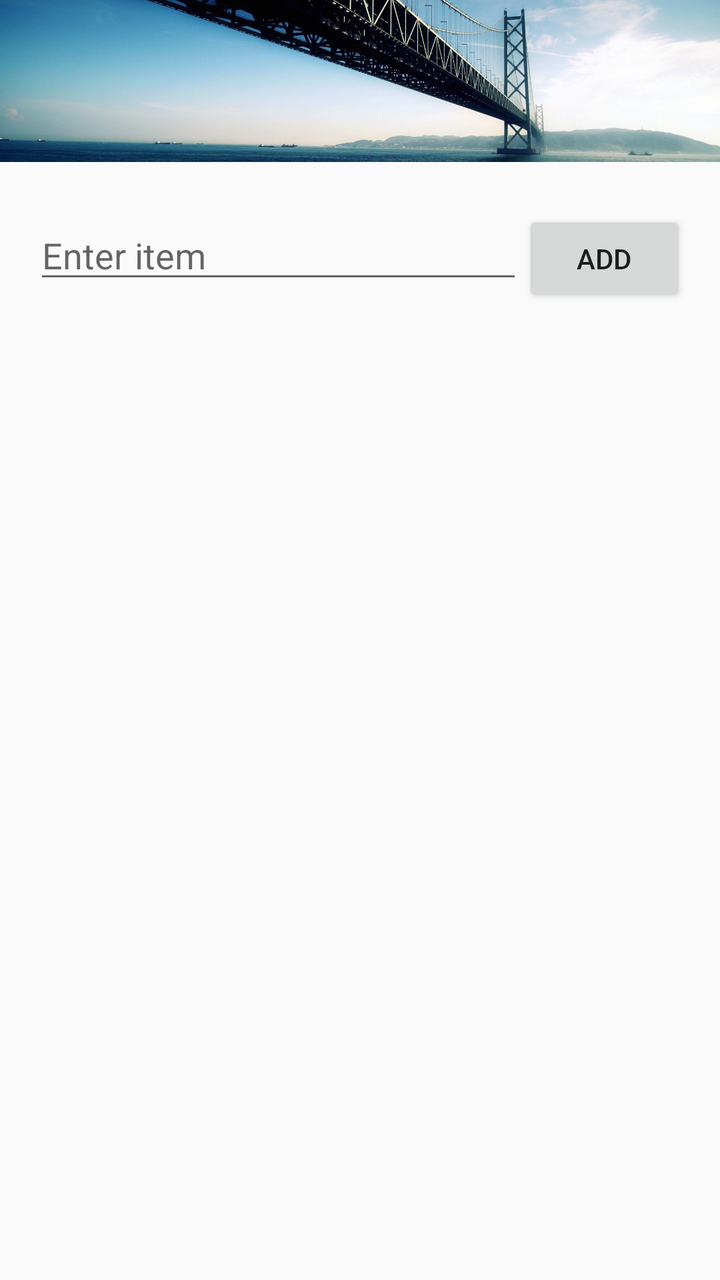
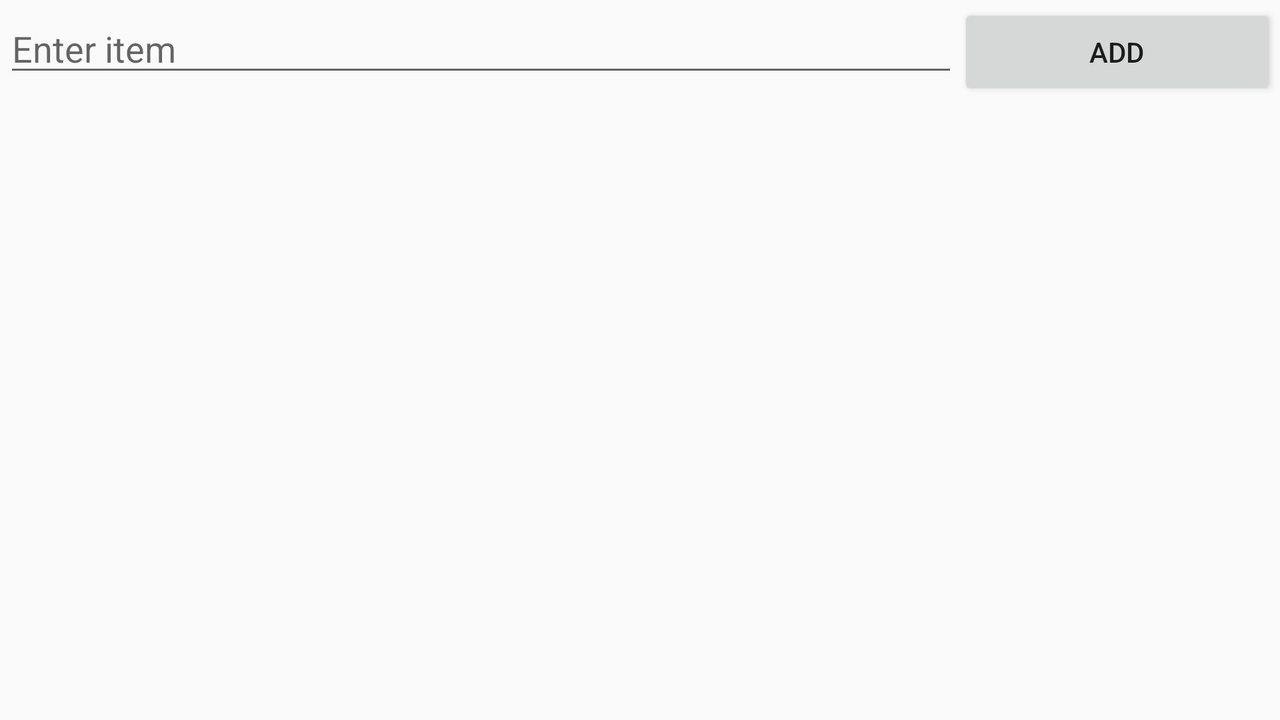

An Android layout and its configuration variant, each rendered on a device that would load it. The default file and the variant file are quoted in full after the pictures.
<!-- AndroidManifest.xml: application theme AppTheme -->
<!-- res/layout/activity_main.xml -->
<?xml version="1.0" encoding="utf-8"?>
<LinearLayout xmlns:android="http://schemas.android.com/apk/res/android"
    android:layout_width="fill_parent"
    android:layout_height="fill_parent"
    android:orientation="vertical">

    <ImageView
        android:layout_width="match_parent"
        android:layout_height="100dp"
        android:src="@drawable/travel"
        android:layout_marginTop="-10dp"
        />

    <LinearLayout
        android:id="@+id/input_container"
        android:layout_width="fill_parent"
        android:layout_marginTop="@dimen/form_margin"
        android:layout_marginBottom="@dimen/form_margin"
        android:layout_marginLeft="@dimen/form_margin"
        android:layout_marginRight="@dimen/form_margin"
        android:layout_height="wrap_content"
        android:orientation="horizontal"
        android:weightSum="4"
        android:paddingBottom="@dimen/form_padding"
        android:paddingLeft="@dimen/form_padding"
        android:paddingRight="@dimen/form_padding"
        android:paddingTop="@dimen/form_padding"
        style="@style/input_style"
        >

        <EditText
            android:id="@+id/txtItem"
            android:layout_width="0dp"
            android:layout_weight="3"
            android:layout_marginLeft="2dp"
            android:layout_height="wrap_content"
            android:inputType="text"
            android:hint="@string/hintTxtItem"
            />
        <Button
            android:id="@+id/btnAdd"
            android:layout_width="0dp"
            android:layout_weight="1"
            android:layout_height="wrap_content"
            android:layout_marginRight="2dp"
            android:text="@string/lblBtnAdd"
            />
    </LinearLayout>

    <ListView
        android:id="@android:id/list"
        android:layout_height="wrap_content"
        android:layout_width="fill_parent"
        android:layout_marginBottom="@dimen/form_margin"
        android:layout_marginLeft="@dimen/form_margin"
        android:layout_marginRight="@dimen/form_margin"
        android:orientation="horizontal"
        android:paddingBottom="@dimen/form_padding"
        android:paddingLeft="@dimen/form_padding"
        android:paddingRight="@dimen/form_padding"
        android:paddingTop="@dimen/form_padding"
        style="@style/input_style"
        />

</LinearLayout>
<!-- resources referenced by this layout -->
<resources>
  <dimen name="form_margin">10dp</dimen>
  <dimen name="form_padding">5dp</dimen>
  <!-- drawable travel: jpg bitmap (drawable-mdpi, 87924 bytes) -->
  <string name="hintTxtItem">Enter item</string>
  <string name="lblBtnAdd">Add</string>
  <style name="AppTheme" parent="Theme.AppCompat.Light.DarkActionBar">
          
      </style>
</resources>
<!-- res/layout-land/activity_main.xml (the repository's variant of the layout above) -->
<!-- drawn on the phone turned sideways -->
<?xml version="1.0" encoding="utf-8"?>
<LinearLayout xmlns:android="http://schemas.android.com/apk/res/android"
    android:layout_width="fill_parent"
    android:layout_height="fill_parent"
    android:orientation="vertical" >

    <LinearLayout
        android:id="@+id/input_container"
        android:layout_width="fill_parent"
        android:layout_marginTop="2dp"
        android:layout_height="wrap_content"
        android:orientation="horizontal"
        android:weightSum="4"
        >

        <EditText
            android:id="@+id/txtItem"
            android:layout_width="0dp"
            android:layout_weight="3"
            android:layout_marginLeft="2dp"
            android:layout_height="wrap_content"
            android:inputType="text"
            android:hint="@string/hintTxtItem"
            />
        <Button
            android:id="@+id/btnAdd"
            android:layout_width="0dp"
            android:layout_weight="1"
            android:layout_height="wrap_content"
            android:layout_marginRight="2dp"
            android:text="@string/lblBtnAdd"
            />
    </LinearLayout>

    <ListView
        android:id="@android:id/list"
        android:layout_height="wrap_content"
        android:layout_width="fill_parent"
        />

</LinearLayout>
<!-- resources referenced by the variant -->
<!-- as the phone turned sideways resolves them -->
<resources>
  <string name="hintTxtItem">Enter item</string>
  <string name="lblBtnAdd">Add</string>
  <style name="AppTheme" parent="Theme.AppCompat.Light.DarkActionBar">
          
      </style>
</resources>
